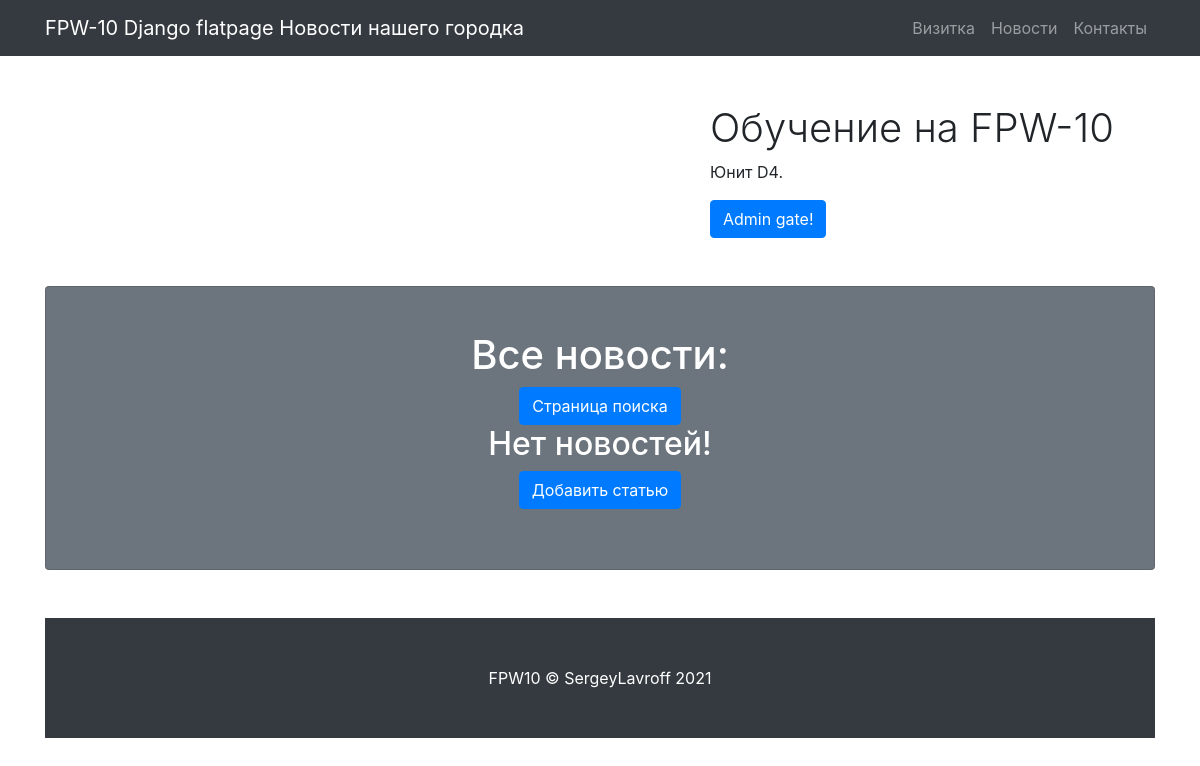
The page /news/ on the database as committed earlier.
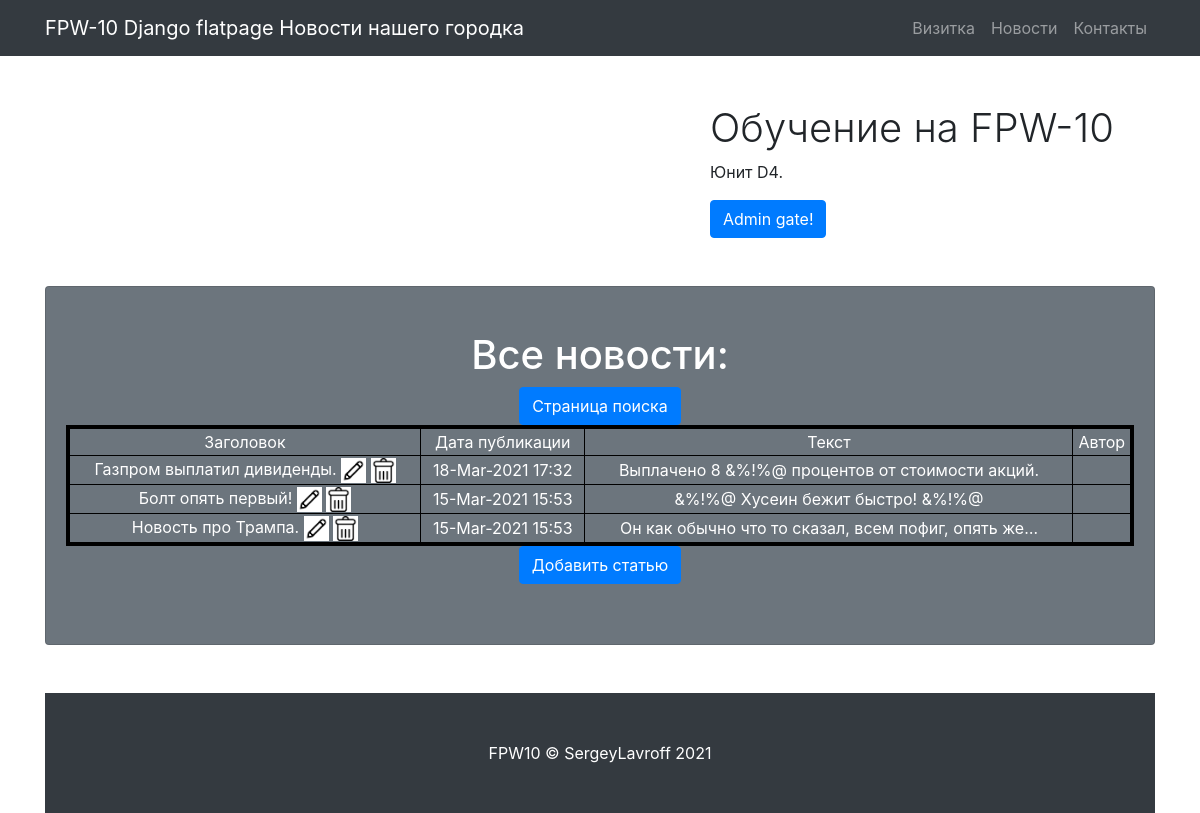
The same page on the database as committed later.
### news/models.py (models this page shows, shortened)
class News(models.Model):
    title = models.CharField(
        max_length=255,
        unique=True,
    )
    creation_date = models.DateTimeField(auto_now_add=True)
    body = models.TextField()
    rating = models.IntegerField(default = 0)
    category = models.ForeignKey(
        to='Category',
        on_delete=models.CASCADE,
        related_name='news',)
    author = models.ForeignKey(
        to='Author',
        on_delete=models.CASCADE,
        related_name='news',)

### news/views.py (the view)
# urls.py: path('', NewsList.as_view()),
class NewsList(ListView):
    model = News
    template_name = 'news/news.html'
    context_object_name = 'news'
    ordering = ['-creation_date']
    paginate_by = 3

### news/templatetags/custom_filters.py (called while the page is built)
@register.filter(name='censor')
def censor(value):
    if isinstance(value, str):
        repl = ''
        for word in value.split():
            for pattern in PATTERN_1:
                if re.search(pattern, word.strip('.,;:?!-').lower()):
                    repl += '&%!%@' + ' '
                    break
            else:
                repl += word + ' '
        return str(repl)
    else:
        raise ValueError('Цензор обрабатывает только строки.')

### templates/news/news.html (shortened to what this page needs)
{% extends 'flatpages/default.html' %}
{% load static %}
{% load custom_filters %}
{% block title %}
Новости нашего городка
{% endblock title %}
{% block content %}
<h1>Все новости:</h1>
<a class="btn btn-primary" href="/news/search"> Страница поиска </a>
 {% if news %}
         <table bordercolor="black" border="4" width="100%">
            <tr>
                <td>
                    Заголовок
                </td>
                <td>
                    Дата публикации
                </td>
                <td>
                    Текст
                </td>
                <td>
                    Автор
                </td>
            </tr>
             {% for article in news|dictsortreversed:"creation_date" %}
             <tr>
                <td>
                    <a href="{% url 'article' article.id %}" style="color:white;">{{ article.title|censor }}</a>
                    <a href="{% url 'article_edit' article.id %}" style="color:white;">
                        <img border="0" alt="Редактировать" src="{% static 'edit.png' %}" width="25" height="25">
                    </a>
                    <a href="{% url 'article_delete' article.id %}" style="color:white;">
                        <img border="0" alt="Удалить" src="{% static 'delete.png' %}" width="25" height="25">
                    </a>
                </td>
                 <td>
                    {{ article.creation_date|date:'d-M-Y H:i' }}
                </td>
                <td>
                    {{ article.body|truncatechars:50|censor }}
                </td>
                 <td>
                </td>
            </tr>
             {% endfor %}
        </table>
    {% else %}
        <h2> Нет новостей! </h2>
    {% endif %}
<a class="btn btn-primary" href="{% url 'article_create' %}">Добавить статью</a> <br>
{% endblock content %}

### templates/flatpages/default.html (shortened to what this page needs)
{% load static %}
<!DOCTYPE html>
<html lang="en">
<head>
  <link href="{% static 'vendor/bootstrap/css/bootstrap.min.css'%}" rel="stylesheet">
  <link href="css/small-business.css" rel="stylesheet">
</head>
<body>
  <nav class="navbar navbar-expand-lg navbar-dark bg-dark fixed-top">
    <div class="container">
      <a class="navbar-brand" href="#">FPW-10 Django flatpage {% block title %} {% endblock title %}</a>
      <div class="collapse navbar-collapse" id="navbarResponsive">
        <ul class="navbar-nav ml-auto">
          <li class="nav-item">
            <a class="nav-link" href="/about">Визитка</a>
          </li>
          <li class="nav-item">
            <a class="nav-link" href="/news">Новости</a>
          </li>
          <li class="nav-item">
            <a class="nav-link" href="/contacts">Контакты</a>
          </li>
        </ul>
      </div>
    </div>
  </nav>
  <div class="container">
    <div class="row align-items-center my-5">
      <div class="col-lg-7">
      </div>
      <div class="col-lg-5">
        <h1 class="font-weight-light">Обучение на FPW-10</h1>
        <p>Юнит D4.</p>
        <a class="btn btn-primary" href="/admin">Admin gate!</a>
      </div>
    </div>
    <div class="card text-white bg-secondary my-5 py-4 text-center">
      <div class="card-body">
        <p class="text-white m-0">{% block content %} {% endblock content %}</p>
      </div>
    </div>
  <footer class="py-5 bg-dark">
    <div class="container">
      <p class="m-0 text-center text-white">FPW10 &copy; SergeyLavroff 2021</p>
    </div>
  </footer>
</body>
</html>

### static/css/small-business.css (style rules this page uses)
body { padding-top: 56px; }

Rows that differ between the two databases and show on the page:
added News: title|censor "Газпром выплатил дивиденды.", creation_date "18-Mar-2021 17:32", body|censor "Выплачено 8 &%!%@ процентов от стоимости акций."
added News: title|censor "Болт опять первый!", creation_date "15-Mar-2021 15:53", body|censor "&%!%@ Хусеин бежит быстро! &%!%@"
added News: title|censor "Новость про Трампа.", creation_date "15-Mar-2021 15:53", body|censor "Он как обычно что то сказал, всем пофиг, опять же…"
Other text that changed with them:
text no longer shown: "Нет новостей!"
text now shown: "Заголовок Дата публикации Текст Автор"
